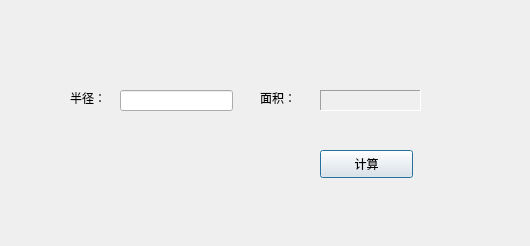
<?xml version="1.0" encoding="UTF-8"?>
<ui version="4.0">
 <class>Dialog</class>
 <widget class="QDialog" name="Dialog">
  <property name="geometry">
   <rect>
    <x>0</x>
    <y>0</y>
    <width>530</width>
    <height>246</height>
   </rect>
  </property>
  <property name="windowTitle">
   <string>Dialog</string>
  </property>
  <widget class="QLabel" name="label">
   <property name="geometry">
    <rect>
     <x>70</x>
     <y>90</y>
     <width>72</width>
     <height>15</height>
    </rect>
   </property>
   <property name="text">
    <string>半径：</string>
   </property>
  </widget>
  <widget class="QLineEdit" name="R">
   <property name="geometry">
    <rect>
     <x>120</x>
     <y>90</y>
     <width>113</width>
     <height>21</height>
    </rect>
   </property>
  </widget>
  <widget class="QLabel" name="label_2">
   <property name="geometry">
    <rect>
     <x>260</x>
     <y>90</y>
     <width>72</width>
     <height>15</height>
    </rect>
   </property>
   <property name="text">
    <string>面积：</string>
   </property>
  </widget>
  <widget class="QLabel" name="m">
   <property name="geometry">
    <rect>
     <x>320</x>
     <y>90</y>
     <width>101</width>
     <height>21</height>
    </rect>
   </property>
   <property name="frameShape">
    <enum>QFrame::Panel</enum>
   </property>
   <property name="frameShadow">
    <enum>QFrame::Sunken</enum>
   </property>
   <property name="text">
    <string/>
   </property>
  </widget>
  <widget class="QPushButton" name="pull">
   <property name="geometry">
    <rect>
     <x>320</x>
     <y>150</y>
     <width>93</width>
     <height>28</height>
    </rect>
   </property>
   <property name="text">
    <string>计算</string>
   </property>
  </widget>
 </widget>
 <resources/>
 <connections/>
</ui>
